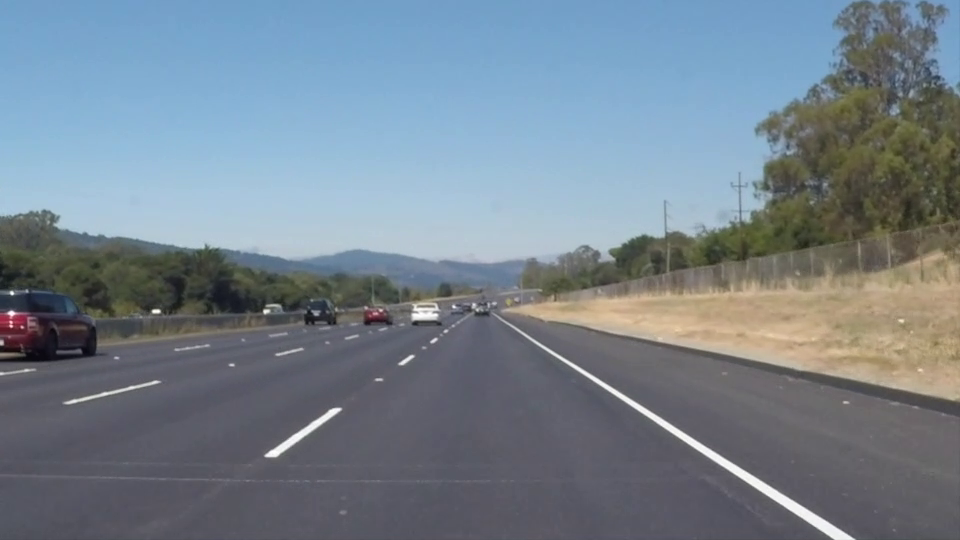
#> input picture frame 22 of ImageProcessingDigitSegment/Image/AMAS/solidWhiteRight.mp4, 960 x 540 px, given in place of the camera
$ python capture_image.py --savepath out --camera 5   (Python 2 division)   (older library calls are emulated)
#> lines starting #> are read from the running program, lines starting #| are printed output that depends on the picture; after the words box and inside, x2 and y2 are one past the last pixel; in counts of white or black regions, pixels touching at a corner belong together
### ImageProcessingDigitSegment/ImageRobot/newbie_hanuman-master/newbie_hanuman/extSrc/dataCollector/findRectangle.py
#! /usr/bin/env python

import cv2
import numpy as np
from transform import *
from binarize import binarize_image, morphology
import time

def findRectangle(img, cannyLwr = 50, cannyUpr = 150, areaThr = 0.01):
	assert len(img.shape) == 2


	canny = cv2.Canny(img, cannyLwr, cannyUpr)

	ret, cnts, hier = cv2.findContours(canny.copy(), cv2.RETR_EXTERNAL, cv2.CHAIN_APPROX_SIMPLE)

	# [4 lines of commented-out code are left out]

	rects = []
	if len(cnts)>0:
		for c in cnts:
			if cv2.contourArea(c) < areaThr*(img.shape[0]*img.shape[1]):
				continue
			peri = cv2.arcLength(c, True)
			approx = cv2.approxPolyDP(c, 0.1*peri, True)
			# print len(approx)
			if len(approx) == 4:
				rects.append(approx.reshape(-1,2))
	return rects

# [28 lines that do not run on import are left out]

### ImageProcessingDigitSegment/ImageRobot/phase2Mike/capture_image.py
#!/usr/bin/env python
import cv2
import numpy as np

import time
import os
import argparse

from transform import *
from binarize import binarize_image, morphology
from findRectangle import findRectangle

def recieve_and_save_image(id_, path, timeInterval=0.5):
	cap = cv2.VideoCapture(id_)

	startTime = time.time()
	numPic = 0

	imageList = []

	try:
		while True:
			ret,img = cap.read()

			if ret:
				dst = capture(img)
				if time.time() - startTime > timeInterval:
					if dst is not None:
						dst = cv2.resize(dst, (100,100))
						# print "Save image at \""+path+"/"+str(time.time())+".png"+"\"."
						# cv2.imwrite(path+"/"+str(time.time())+".png", dst)
						numPic += 1
						print numPic
						imageList.append(dst.copy())
						if numPic == 500:
							img = stackImage(imageList)
							print "Save image at \""+path+"/"+str(time.time())+".png"+"\"."
							cv2.imwrite(path+"/"+str(time.time())+".png", img)
							yield None
				yield img
			else:
				yield None
	finally:
		cap.release()

def stackImage(imageList):
	row = 10
	collumn = 50
	imwidth = 100
	imheigth = 100
	assert len(imageList) == row*collumn
	blank = np.zeros((row*imheigth, collumn*imwidth), dtype =np.uint8)
	n = 0
	for i in range(row):
		for j in range(collumn):
			blank[i*imheigth:(i+1)*imheigth,j*imwidth:(j+1)*imwidth] = imageList[n]
			n += 1
	return blank

def capture(org):
	img = cv2.cvtColor(org, cv2.COLOR_BGR2GRAY)
	rects = findRectangle(img)

	maxArea = 0
	larg = None
	for rect in rects:
		A = calArea(rect)
		if A>maxArea:
			maxArea = A
			larg = rect

	if larg is not None:

		larg = order_points(larg)

		for i in range(4):
			cv2.line(org, tuple(larg[i]), tuple(larg[(i+1)%4]), 255,3)

		dst = four_point_transform(img, larg)
		# binarize_image(dst)
		cv2.imshow("img", dst)
		return dst

def calArea(points):
	rect = order_points(points)
	(tl, tr, br, bl) = rect

	# compute the width of the new image, which will be the
	# maximum distance between bottom-right and bottom-left
	# x-coordiates or the top-right and top-left x-coordinates
	widthA = np.sqrt(((br[0] - bl[0]) ** 2) + ((br[1] - bl[1]) ** 2))
	widthB = np.sqrt(((tr[0] - tl[0]) ** 2) + ((tr[1] - tl[1]) ** 2))
	maxWidth = max(int(widthA), int(widthB))

	# compute the height of the new image, which will be the
	# maximum distance between the top-right and bottom-right
	# y-coordinates or the top-left and bottom-left y-coordinates
	heightA = np.sqrt(((tr[0] - br[0]) ** 2) + ((tr[1] - br[1]) ** 2))
	heightB = np.sqrt(((tl[0] - bl[0]) ** 2) + ((tl[1] - bl[1]) ** 2))
	maxHeight = max(int(heightA), int(heightB))
	return maxHeight * maxWidth

if __name__ == "__main__":
	ap = argparse.ArgumentParser()
	ap.add_argument("-s", "--savepath", required=True,
					help="path to folder for save image.")
	ap.add_argument("-c", "--camera", required=True, type=int,
					help="Camera ID")
	ap.add_argument("-t", "--timeinterval", required=False, default=0.5,
					help="Time interval.")
	ap.add_argument("-n", "--noCapture", action='store_false')
	args = vars(ap.parse_args())
	print args["noCapture"]
	reciever = recieve_and_save_image(args["camera"], os.path.abspath(args["savepath"]), args["timeinterval"])

	while True:
		org = next(reciever)
#> in capture, `img = cv2.cvtColor(org, cv2.COLOR_BGR2GRAY)`:
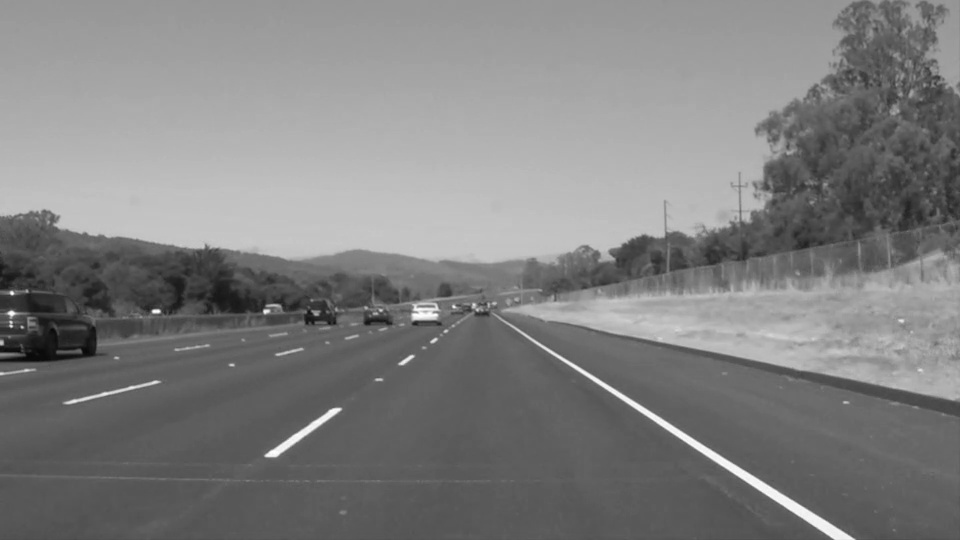
#> img: shape (540, 960); min 6, max 255, mean 128
#> in capture, org is the input picture: shape (540, 960, 3); mean B, G, R 141.9, 130.7, 117.7
#> in findRectangle, `canny = cv2.Canny(img, cannyLwr, cannyUpr)`:
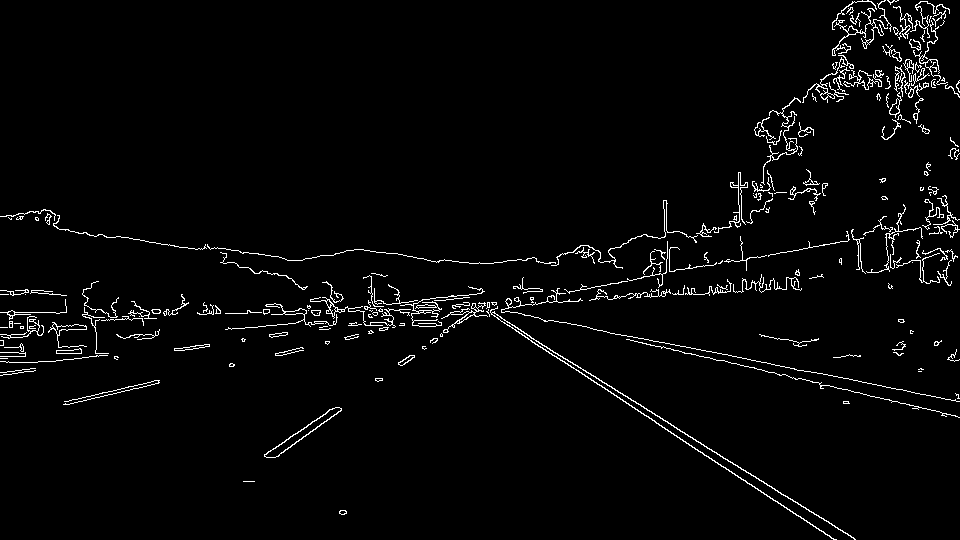
#> canny: shape (540, 960); 2.7% white in thin lines or dots
#> in findRectangle, `ret, cnts, hier = cv2.findContours(canny.copy(), cv2.RETR_EXTERNAL, cv..`: cnts = 208 contours, 156 with area under 20; largest, box (x1, y1, x2, y2) and area: (264, 407, 342, 458) 654, (490, 306, 856, 540) 438, (832, 8, 888, 56) 169, (48, 322, 87, 348) 160, (310, 297, 411, 328) 141
#> the loop in findRectangle, `for c in cnts:` made 208 passes
#> c on passes 2, 8, 13: [[243, 481], [254, 481]], [[918, 371], [921, 371]], [[0, 358], [7, 358]]
#> after the loop in findRectangle, `for c in cnts:`: rects = []
#> after the loop in capture, `for rect in rects:`: maxArea = 0
		if org is None:
			break

		cv2.imshow("img",org)

		if cv2.waitKey(1) == 27:
#> (key Esc is pressed here)
			break
	reciever.close()
	cv2.destroyAllWindows()

$ run again, starting later in the video
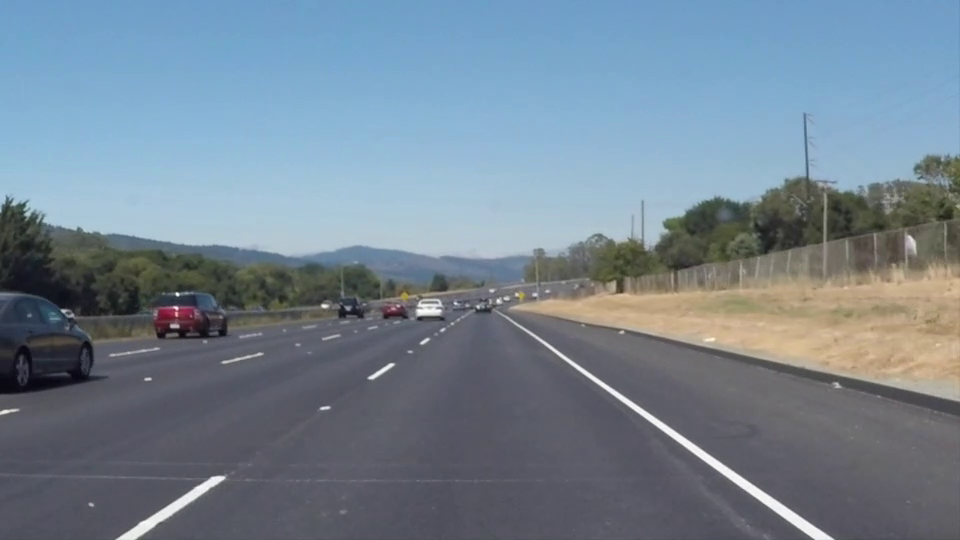
#> input picture frame 99 of ImageProcessingDigitSegment/Image/AMAS/solidWhiteRight.mp4, 960 x 540 px, given in place of the camera
#> in capture, `img = cv2.cvtColor(org, cv2.COLOR_BGR2GRAY)`:
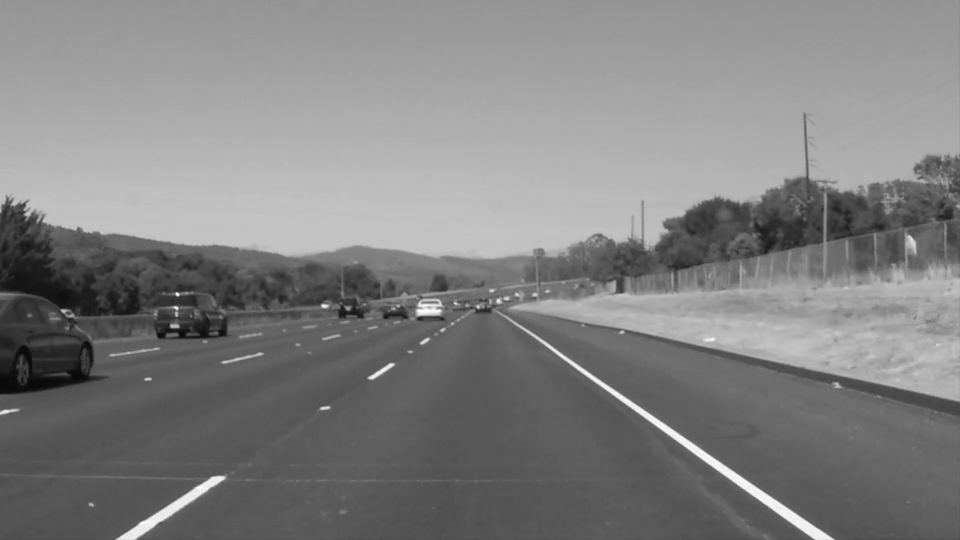
#> img: shape (540, 960); min 8, max 255, mean 129.2
#> in capture, org is the input picture: shape (540, 960, 3); mean B, G, R 146, 132.3, 116.7
#> in findRectangle, `canny = cv2.Canny(img, cannyLwr, cannyUpr)`:
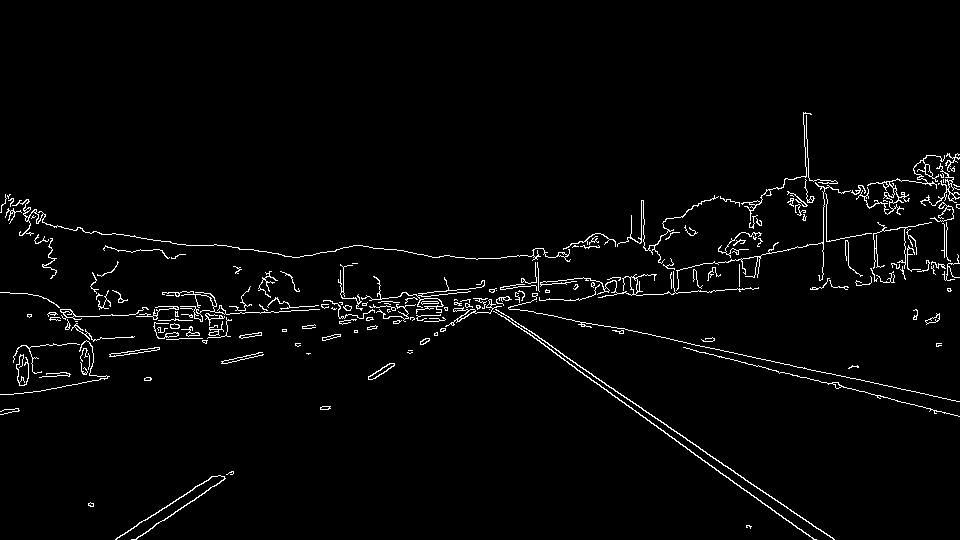
#> canny: shape (540, 960); 2.5% white in thin lines or dots, all inside (x1, y1, x2, y2) = (0, 112, 960, 540)
#> cnts = 190 contours, 147 with area under 20; largest, box (x1, y1, x2, y2) and area: (856, 155, 945, 215) 266, (495, 309, 835, 540) 220, (493, 311, 817, 540) 217, (540, 271, 759, 298) 153, (12, 199, 571, 262) 148
#> the loop in findRectangle, `for c in cnts:` made 190 passes
#> c on passes 17, 33, 34: [[408, 350], [412, 350]], [[354, 330], [354, 332], [357, 332], [357, 330]], [[282, 329], [282, 331], [286, 331], [286, 329]]
#> after the loop in findRectangle, `for c in cnts:`: rects = []
#> after the loop in capture, `for rect in rects:`: maxArea = 0

$ run again, starting later in the video
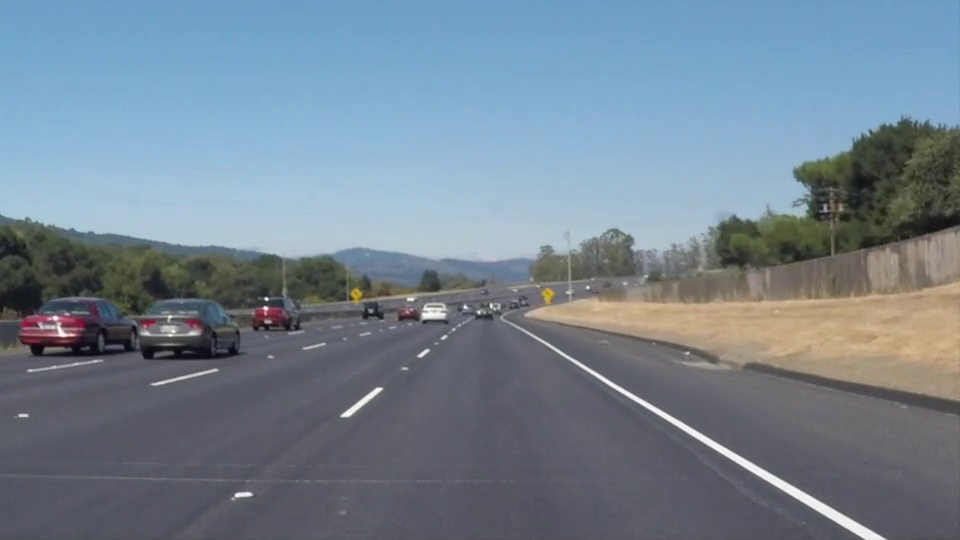
#> input picture frame 176 of ImageProcessingDigitSegment/Image/AMAS/solidWhiteRight.mp4, 960 x 540 px, given in place of the camera
#> in capture, `img = cv2.cvtColor(org, cv2.COLOR_BGR2GRAY)`:
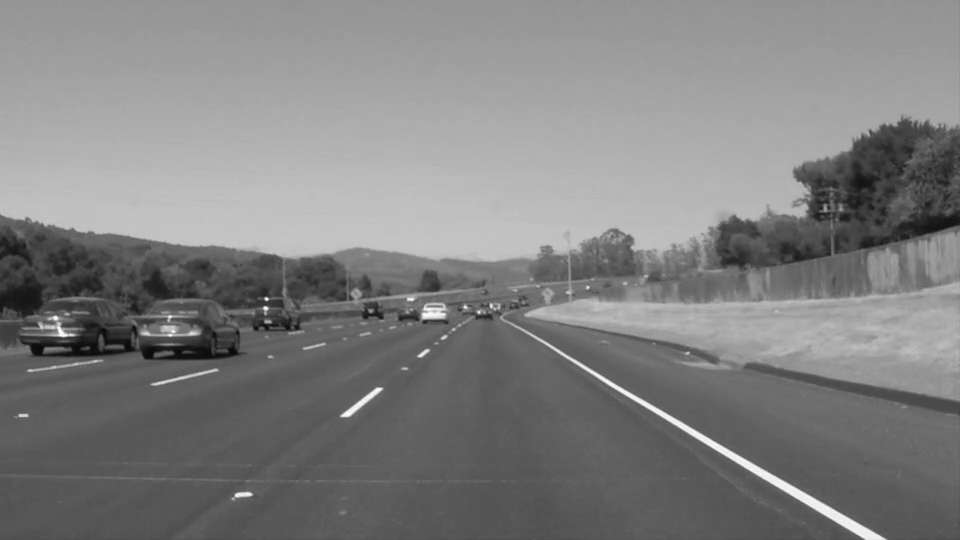
#> img: shape (540, 960); min 7, max 255, mean 128.6
#> in capture, org is the input picture: shape (540, 960, 3); mean B, G, R 145.2, 131.6, 116.5
#> in findRectangle, `canny = cv2.Canny(img, cannyLwr, cannyUpr)`:
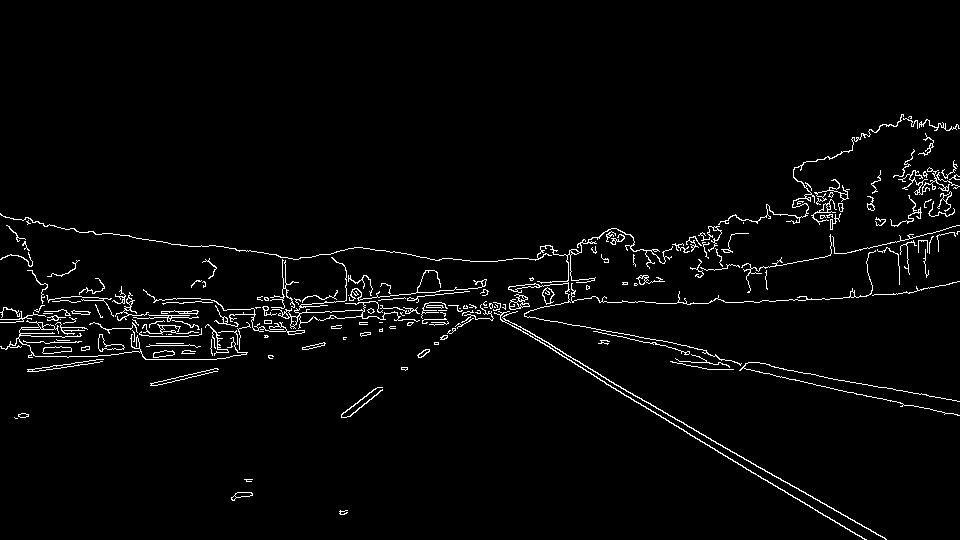
#> canny: shape (540, 960); 2.7% white in thin lines or dots, all inside (x1, y1, x2, y2) = (0, 114, 960, 540)
#> cnts = 182 contours, 132 with area under 20; largest, box (x1, y1, x2, y2) and area: (271, 257, 420, 329) 587, (494, 311, 887, 540) 434, (0, 213, 742, 366) 294, (98, 334, 125, 352) 164, (0, 320, 248, 360) 156
#> the loop in findRectangle, `for c in cnts:` made 182 passes
#> c on passes 4, 20, 21: [[14, 417], [15, 418], [17, 418], [15, 418]], [[156, 343], [183, 343]], [[434, 342], [434, 344], [438, 344], [438, 342]]
#> after the loop in findRectangle, `for c in cnts:`: rects = []
#> after the loop in capture, `for rect in rects:`: maxArea = 0
